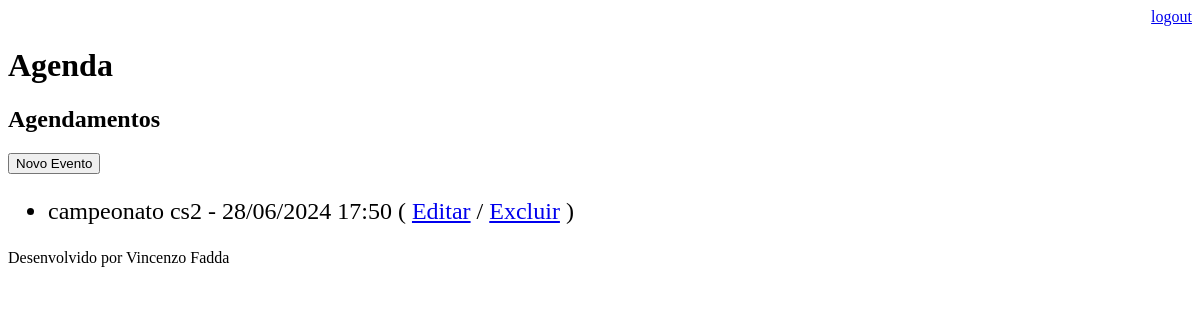
Page /agenda/ (signed in) on the earlier database version.
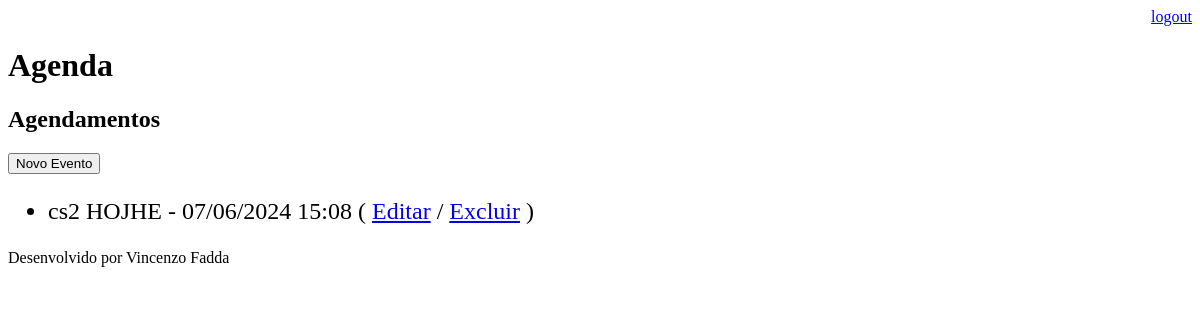
Same page on the later database version.
### core/models.py (models this page shows, shortened)
class Evento(models.Model):
    titulo = models.CharField(max_length=100)
    descricao = models.TextField(blank=True, null=True)
    data_evento = models.DateTimeField(verbose_name='Data do Evento')
    data_criacao = models.DateTimeField(auto_now=True)
    usuario = models.ForeignKey(User, on_delete=models.CASCADE)
    class Meta:
        db_table = 'evento'
    def get_data_evento(self):
        return self.data_evento.strftime('%d/%m/%Y %H:%M')
    def get_evento_atrasado(self):
        if self.data_evento < datetime.now():
            return True
        else:
            return False

### core/views.py (the view)
# urls.py: path('agenda/', views.lista_eventos),
@login_required(login_url='/login/')
def lista_eventos(request):
    usuario = request.user
    data_atual = datetime.now() - timedelta(hours=1)
    evento = Evento.objects.filter(usuario=usuario,
                                   data_evento__gt=data_atual)
    dados = {'eventos': evento}
    return render(request, 'agenda.html', dados)

### templates/agenda.html (shortened to what this page needs)
{% extends "model-page.html" %}
{% block content %}
    <h2>Agendamentos</h2>
    <a href="evento/">
        <button type="button">Novo Evento</button>
    </a>
    <ul style="font-size: 1.5rem">
    {% for evento in eventos %}
        <li>
            <div style= >
            {{ evento.titulo }} - {{ evento.get_data_evento }}
            ( <a href="evento/?id={{ evento.id }}">Editar</a>
            / <a href="evento/delete/{{ evento.id }}">Excluir</a> )
            </div>
        </li>
    {% endfor %}
        </ul>
{% endblock %}

### templates/model-page.html
<!DOCTYPE html>
<html lang="en">
<head>
    {% include "model-header.html" %}
</head>
<body>
    {% block content %} {% endblock %}
    {% include "model-footer.html" %}
</body>
</html>

### templates/model-header.html (shortened to what this page needs)
        <div align="right">
    <a href="/logout">logout</a>
        </div>
    <h1>Agenda</h1>

### templates/model-footer.html
<p>Desenvolvido por Vincenzo Fadda</p>

Differences in the rows shown:
removed Evento: titulo "campeonato cs2", get_data_evento "28/06/2024 17:50"
added Evento: titulo "cs2 HOJHE", get_data_evento "07/06/2024 15:08"
